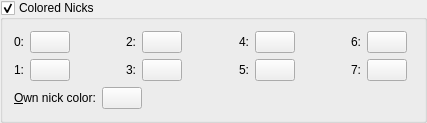
    <widget class="QGroupBox" name="kcfg_UseColoredNicks" >
     <property name="enabled" >
      <bool>true</bool>
     </property>
     <property name="title" >
      <string>Colored Nicks</string>
     </property>
     <property name="checkable" >
      <bool>true</bool>
     </property>
     <layout class="QGridLayout" >
      <item row="1" column="6" >
       <widget class="QLabel" name="textLabel9" >
        <property name="sizePolicy" >
         <sizepolicy vsizetype="Preferred" hsizetype="Fixed" >
          <horstretch>0</horstretch>
          <verstretch>0</verstretch>
         </sizepolicy>
        </property>
        <property name="text" >
         <string>5:</string>
        </property>
        <property name="wordWrap" >
         <bool>false</bool>
        </property>
       </widget>
      </item>
      <item row="0" column="7" >
       <widget class="KColorButton" name="kcfg_NickColor4" >
        <property name="text" >
         <string/>
        </property>
       </widget>
      </item>
      <item row="0" column="6" >
       <widget class="QLabel" name="textLabel8" >
        <property name="sizePolicy" >
         <sizepolicy vsizetype="Preferred" hsizetype="Fixed" >
          <horstretch>0</horstretch>
          <verstretch>0</verstretch>
         </sizepolicy>
        </property>
        <property name="text" >
         <string>4:</string>
        </property>
        <property name="wordWrap" >
         <bool>false</bool>
        </property>
       </widget>
      </item>
      <item row="1" column="7" >
       <widget class="KColorButton" name="kcfg_NickColor5" >
        <property name="text" >
         <string/>
        </property>
       </widget>
      </item>
      <item row="1" column="3" >
       <widget class="QLabel" name="textLabel7" >
        <property name="sizePolicy" >
         <sizepolicy vsizetype="Preferred" hsizetype="Fixed" >
          <horstretch>0</horstretch>
          <verstretch>0</verstretch>
         </sizepolicy>
        </property>
        <property name="text" >
         <string>3:</string>
        </property>
        <property name="wordWrap" >
         <bool>false</bool>
        </property>
       </widget>
      </item>
      <item row="0" column="4" >
       <widget class="KColorButton" name="kcfg_NickColor2" >
        <property name="text" >
         <string/>
        </property>
       </widget>
      </item>
      <item row="1" column="4" >
       <widget class="KColorButton" name="kcfg_NickColor3" >
        <property name="text" >
         <string/>
        </property>
       </widget>
      </item>
      <item row="0" column="3" >
       <widget class="QLabel" name="textLabel6" >
        <property name="sizePolicy" >
         <sizepolicy vsizetype="Preferred" hsizetype="Fixed" >
          <horstretch>0</horstretch>
          <verstretch>0</verstretch>
         </sizepolicy>
        </property>
        <property name="text" >
         <string>2:</string>
        </property>
        <property name="wordWrap" >
         <bool>false</bool>
        </property>
       </widget>
      </item>
      <item row="0" column="5" >
       <spacer name="spacer196" >
        <property name="orientation" >
         <enum>Qt::Horizontal</enum>
        </property>
        <property name="sizeType" >
         <enum>QSizePolicy::Expanding</enum>
        </property>
        <property name="sizeHint" stdset="0" >
         <size>
          <width>40</width>
          <height>20</height>
         </size>
        </property>
       </spacer>
      </item>
      <item row="1" column="5" >
       <spacer name="spacer197" >
        <property name="orientation" >
         <enum>Qt::Horizontal</enum>
        </property>
        <property name="sizeType" >
         <enum>QSizePolicy::Expanding</enum>
        </property>
        <property name="sizeHint" stdset="0" >
         <size>
          <width>40</width>
          <height>20</height>
         </size>
        </property>
       </spacer>
      </item>
      <item row="1" column="2" >
       <spacer name="spacer197_2" >
        <property name="orientation" >
         <enum>Qt::Horizontal</enum>
        </property>
        <property name="sizeType" >
         <enum>QSizePolicy::Expanding</enum>
        </property>
        <property name="sizeHint" stdset="0" >
         <size>
          <width>40</width>
          <height>20</height>
         </size>
        </property>
       </spacer>
      </item>
      <item row="0" column="2" >
       <spacer name="spacer196_2" >
        <property name="orientation" >
         <enum>Qt::Horizontal</enum>
        </property>
        <property name="sizeType" >
         <enum>QSizePolicy::Expanding</enum>
        </property>
        <property name="sizeHint" stdset="0" >
         <size>
          <width>40</width>
          <height>20</height>
         </size>
        </property>
       </spacer>
      </item>
      <item row="0" column="1" >
       <widget class="KColorButton" name="kcfg_NickColor0" >
        <property name="text" >
         <string/>
        </property>
       </widget>
      </item>
      <item row="0" column="0" >
       <widget class="QLabel" name="textLabel4_2" >
        <property name="sizePolicy" >
         <sizepolicy vsizetype="Preferred" hsizetype="Fixed" >
          <horstretch>0</horstretch>
          <verstretch>0</verstretch>
         </sizepolicy>
        </property>
        <property name="text" >
         <string>0:</string>
        </property>
        <property name="wordWrap" >
         <bool>false</bool>
        </property>
       </widget>
      </item>
      <item row="1" column="1" >
       <widget class="KColorButton" name="kcfg_NickColor1" >
        <property name="text" >
         <string/>
        </property>
       </widget>
      </item>
      <item row="1" column="0" >
       <widget class="QLabel" name="textLabel5_2" >
        <property name="sizePolicy" >
         <sizepolicy vsizetype="Preferred" hsizetype="Fixed" >
          <horstretch>0</horstretch>
          <verstretch>0</verstretch>
         </sizepolicy>
        </property>
        <property name="text" >
         <string>1:</string>
        </property>
        <property name="wordWrap" >
         <bool>false</bool>
        </property>
       </widget>
      </item>
      <item row="1" column="8" >
       <spacer name="spacer197_3" >
        <property name="orientation" >
         <enum>Qt::Horizontal</enum>
        </property>
        <property name="sizeType" >
         <enum>QSizePolicy::Expanding</enum>
        </property>
        <property name="sizeHint" stdset="0" >
         <size>
          <width>40</width>
          <height>20</height>
         </size>
        </property>
       </spacer>
      </item>
      <item row="0" column="8" >
       <spacer name="spacer196_3" >
        <property name="orientation" >
         <enum>Qt::Horizontal</enum>
        </property>
        <property name="sizeType" >
         <enum>QSizePolicy::Expanding</enum>
        </property>
        <property name="sizeHint" stdset="0" >
         <size>
          <width>40</width>
          <height>20</height>
         </size>
        </property>
       </spacer>
      </item>
      <item row="1" column="10" >
       <widget class="KColorButton" name="kcfg_NickColor7" >
        <property name="text" >
         <string/>
        </property>
       </widget>
      </item>
      <item row="0" column="10" >
       <widget class="KColorButton" name="kcfg_NickColor6" >
        <property name="text" >
         <string/>
        </property>
       </widget>
      </item>
      <item row="1" column="9" >
       <widget class="QLabel" name="textLabel11" >
        <property name="sizePolicy" >
         <sizepolicy vsizetype="Preferred" hsizetype="Fixed" >
          <horstretch>0</horstretch>
          <verstretch>0</verstretch>
         </sizepolicy>
        </property>
        <property name="text" >
         <string>7:</string>
        </property>
        <property name="wordWrap" >
         <bool>false</bool>
        </property>
       </widget>
      </item>
      <item row="0" column="9" >
       <widget class="QLabel" name="textLabel10" >
        <property name="sizePolicy" >
         <sizepolicy vsizetype="Preferred" hsizetype="Fixed" >
          <horstretch>0</horstretch>
          <verstretch>0</verstretch>
         </sizepolicy>
        </property>
        <property name="text" >
         <string>6:</string>
        </property>
        <property name="wordWrap" >
         <bool>false</bool>
        </property>
       </widget>
      </item>
      <item row="2" column="0" colspan="12" >
       <layout class="QHBoxLayout" >
        <item>
         <widget class="QLabel" name="textLabel1_3" >
          <property name="text" >
           <string>&amp;Own nick color:</string>
          </property>
          <property name="wordWrap" >
           <bool>false</bool>
          </property>
          <property name="buddy" >
           <cstring>kcfg_NickColor8</cstring>
          </property>
         </widget>
        </item>
        <item>
         <widget class="KColorButton" name="kcfg_NickColor8" >
          <property name="text" >
           <string/>
          </property>
         </widget>
        </item>
        <item>
         <spacer name="spacer204" >
          <property name="orientation" >
           <enum>Qt::Horizontal</enum>
          </property>
          <property name="sizeType" >
           <enum>QSizePolicy::Expanding</enum>
          </property>
          <property name="sizeHint" stdset="0" >
           <size>
            <width>271</width>
            <height>20</height>
           </size>
          </property>
         </spacer>
        </item>
       </layout>
      </item>
     </layout>
    </widget>
